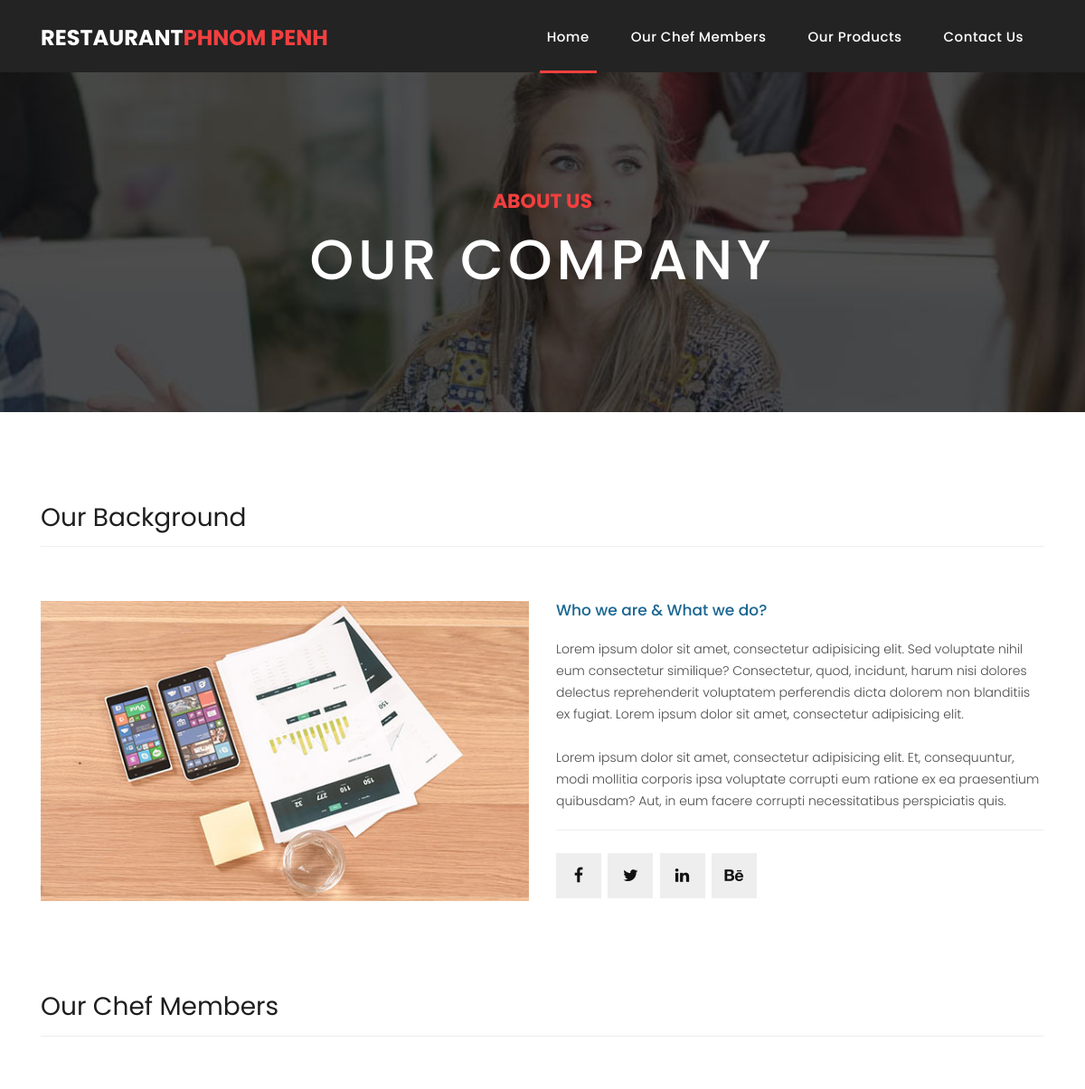
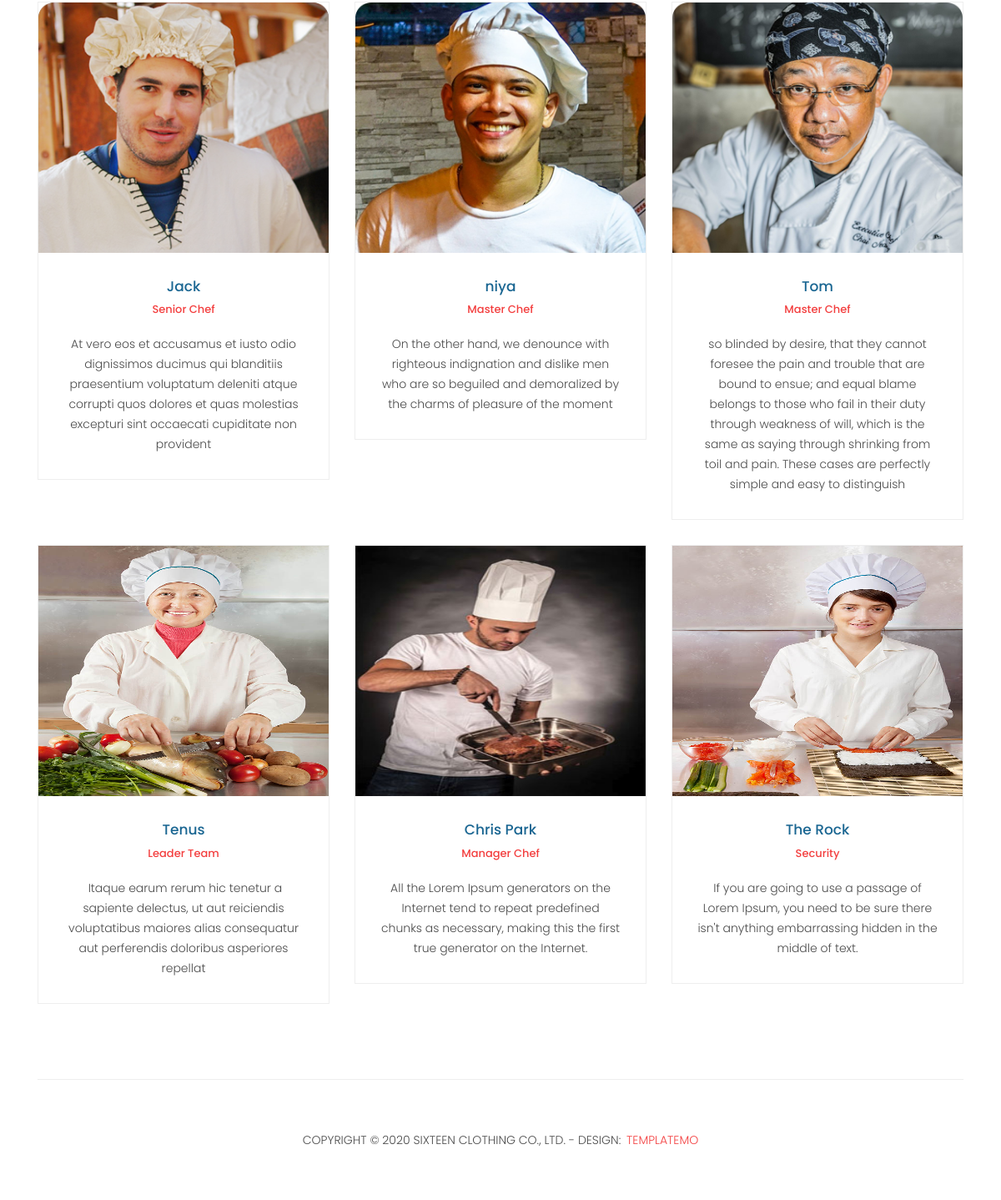
/frontend/about.php, run on the app's committed database (2 pictures, top to bottom).
### tables this page shows
CREATE TABLE `chef` (
  `chef_id` int(11) NOT NULL,
  `chef_name` varchar(200) NOT NULL,
  `chef_image` varchar(250) NOT NULL,
  `chef_position` varchar(200) NOT NULL,
  `chef_gmail` varchar(200) NOT NULL,
  `chef_detail` text NOT NULL
);

### frontend/about.php (the view, shortened to what this page needs)
<?php
  include '../backend/pages/conn.php';
?>
<!DOCTYPE html>
<html lang="en">
  <head>
    <link href="vendor/bootstrap/css/bootstrap.min.css" rel="stylesheet">
    <link rel="stylesheet" href="assets/css/fontawesome.css">
    <link rel="stylesheet" href="assets/css/templatemo-sixteen.css">
    <link rel="stylesheet" href="assets/css/owl.css">
  </head>
  <body>
<?php
  include 'menu.php';
?>
    <div class="page-heading about-heading header-text">
      <div class="container">
        <div class="row">
          <div class="col-md-12">
            <div class="text-content">
              <h4>about us</h4>
              <h2>our company</h2>
            </div>
          </div>
        </div>
      </div>
    </div>
    <div class="best-features about-features">
      <div class="container">
        <div class="row">
          <div class="col-md-12">
            <div class="section-heading">
              <h2>Our Background</h2>
            </div>
          </div>
          <div class="col-md-6">
            <div class="right-image">
              <img src="assets/images/feature-image.jpg" alt="">
            </div>
          </div>
          <div class="col-md-6">
            <div class="left-content">
              <h4>Who we are &amp; What we do?</h4>
              <p>Lorem ipsum dolor sit amet, consectetur adipisicing elit. Sed voluptate nihil eum consectetur similique? Consectetur, quod, incidunt, harum nisi dolores delectus reprehenderit voluptatem perferendis dicta dolorem non blanditiis ex fugiat. Lorem ipsum dolor sit amet, consectetur adipisicing elit.<br><br>Lorem ipsum dolor sit amet, consectetur adipisicing elit. Et, consequuntur, modi mollitia corporis ipsa voluptate corrupti eum ratione ex ea praesentium quibusdam? Aut, in eum facere corrupti necessitatibus perspiciatis quis.</p>
              <ul class="social-icons">
                <li><a href="#"><i class="fa fa-facebook"></i></a></li>
                <li><a href="#"><i class="fa fa-twitter"></i></a></li>
                <li><a href="#"><i class="fa fa-linkedin"></i></a></li>
                <li><a href="#"><i class="fa fa-behance"></i></a></li>
              </ul>
            </div>
          </div>
        </div>
      </div>
    </div>
    <div class="team-members">
      <div class="container">
        <div class="row">
          <div class="col-md-12">
            <div class="section-heading">
              <h2>Our Chef Members</h2>
            </div>
          </div>
          <?php
          $select_chef="SELECT*FROM chef";
          $result=$conn->query($select_chef);
          while ($row=$result->fetch_assoc()) {
          echo'
            <div class="col-md-4">
            <div class="team-member">
              <div class="thumb-container">
                <img src="../backend/pages/images/chefs/'.$row['chef_image'].'" width="300" height="300" alt="">
                <div class="hover-effect">
                  <div class="hover-content">
                    <ul class="social-icons">
                      <li><a href="#"><i class="fa fa-facebook"></i></a></li>
                      <li><a href="#"><i class="fa fa-twitter"></i></a></li>
                      <li><a href="#"><i class="fa fa-linkedin"></i></a></li>
                      <li><a href="#"><i class="fa fa-behance"></i></a></li>
                    </ul>
                  </div>
                </div>
              </div>
              <div class="down-content">
                <h4>'.$row['chef_name'].'</h4>
                <span>'.$row['chef_position'].'</span>
                <p>'.$row['chef_detail'].'</p>
              </div>
            </div>
          </div>
          ';
          }
         ?>
        </div>
      </div>
    </div>
    <footer>
      <div class="container">
        <div class="row">
          <div class="col-md-12">
            <div class="inner-content">
              <p>Copyright &copy; 2020 Sixteen Clothing Co., Ltd.
            - Design: <a rel="nofollow noopener" href="https://templatemo.com" target="_blank">TemplateMo</a></p>
            </div>
          </div>
        </div>
      </div>
    </footer>
  </body>
</html>

### frontend/menu.php (shortened to what this page needs)
<header class="">
  <nav class="navbar navbar-expand-lg">
    <div class="container">
      <a class="navbar-brand" href="index.php"><h2>Restaurant<em>Phnom Penh</em></h2></a>
      <div class="collapse navbar-collapse" id="navbarResponsive">
        <ul class="navbar-nav ml-auto">
          <li class="nav-item active">
            <a class="nav-link" href="index.php">Home
            </a>
          </li>
          <li class="nav-item">
            <a class="nav-link" href="about.php">Our Chef Members</a>
          </li>
          <li class="nav-item">
            <a class="nav-link" href="products.php">Our Products</a>
          </li>
          <li class="nav-item">
            <a class="nav-link" href="contact.php">Contact Us</a>
          </li>
        </ul>
      </div>
    </div>
  </nav>
</header>

### frontend/assets/css/templatemo-sixteen.css (style rules this page uses)
body { font-family: 'Poppins', sans-serif; overflow-x: hidden; text-rendering: optimizeLegibility; -webkit-font-smoothing: antialiased; -moz-osx-font-smoothing: grayscale; }
p { margin-bottom: 0px; font-size: 14px; font-weight: 300; color: #4a4a4a; line-height: 24px; }
a { text-decoration: none!important; }
ul { padding: 0; margin: 0; list-style: none; }
h1,h2,h3,h4,h5,h6 { margin: 0px; }
ul.social-icons li { display: inline-block; margin-right: 3px; }
ul.social-icons li:last-child { margin-right: 0px; }
ul.social-icons li a { width: 50px; height: 50px; display: inline-block; line-height: 50px; background-color: #eee; color: #121212; font-size: 18px; text-align: center; transition: all .3s; }
.section-heading { text-align: left; margin-bottom: 60px; border-bottom: 1px solid #eee; }
.section-heading h2 { font-size: 28px; font-weight: 400; color: #1e1e1e; margin-bottom: 15px; }
.about-heading { background-image: url(../images/about-heading.jpg); }
.page-heading { padding: 210px 0px 130px 0px; text-align: center; background-position: center center; background-repeat: no-repeat; background-size: cover; }
.page-heading .text-content h4 { color: #f33f3f; font-size: 22px; text-transform: uppercase; font-weight: 700; margin-bottom: 15px; }
.page-heading .text-content h2 { color: #fff; font-size: 62px; text-transform: uppercase; letter-spacing: 5px; }
header { position: absolute; z-index: 99999; width: 100%; height: 80px; background-color: #232323; -webkit-transition: all 0.3s ease-in-out 0s; -moz-transition: all 0.3s ease-in-out 0s; -o-transition: all 0.3s ease-in-out 0s; transition: all 0.3s ease-in-out 0s; }
header .navbar { padding: 17px 0px; }
.navbar .navbar-brand { float: left; margin-top: -12px; outline: none; }
.navbar .navbar-brand h2 { color: #fff; text-transform: uppercase; font-size: 24px; font-weight: 700; -webkit-transition: all .3s ease 0s; -moz-transition: all .3s ease 0s; -o-transition: all .3s ease 0s; transition: all .3s ease 0s; }
.navbar .navbar-brand h2 em { font-style: normal; color: #f33f3f; }
#navbarResponsive { z-index: 999; }
.navbar-collapse { text-align: center; }
.navbar .navbar-nav .nav-item { margin: 0px 15px; }
.navbar .navbar-nav a.nav-link { text-transform: capitalize; font-size: 15px; font-weight: 500; letter-spacing: 0.5px; color: #fff; transition: all 0.5s; margin-top: 5px; }
.navbar .navbar-nav .nav-link:hover, .navbar .navbar-nav .active>.nav-link, .navbar .navbar-nav .nav-link.active, .navbar .navbar-nav .nav-link.show, .navbar .navbar-nav .show>.nav-link { color: #fff; padding-bottom: 25px; border-bottom: 3px solid #f33f3f; }
.about-features { margin-top: 100px!important; }
.about-features p { border-bottom: 1px solid #eee; padding-bottom: 20px; }
.about-features .container .row { padding-bottom: 0px!important; border-bottom: none!important; }
.best-features { margin-top: 50px; }
.best-features .container .row { border-bottom: 1px solid #eee; padding-bottom: 60px; }
.best-features img { width: 100%; overflow: hidden; }
.best-features h4 { font-size: 17px; color: #1a6692; margin-bottom: 20px; }
.best-features p { margin-bottom: 25px; }
footer { text-align: center; }
footer .inner-content { border-top: 1px solid #eee; margin-top: 60px; padding: 60px 0px; }
footer .inner-content p { text-transform: uppercase; }
footer .inner-content p a { color: #f33f3f; margin-left: 3px; }
.team-members { margin-top: 100px; }
.team-member { border: 1px solid #eee; margin-bottom: 30px; }
.team-member img { width: 100%; overflow: hidden; }
.team-member .down-content { padding: 30px; text-align: center; }
.team-member .thumb-container { position: relative; }
.team-member .down-content h4 { font-size: 17px; color: #1a6692; margin-bottom: 8px; }
.team-member .down-content span { display: block; font-size: 13px; color: #f33f3f; font-weight: 500; margin-bottom: 20px; }

### data on the page
chef: chef_image (picture), chef_name "Jack", chef_position "Senior Chef", chef_detail "At vero eos et accusamus et iusto odio dignissimos ducimus qui blanditiis praesentium voluptatum deleniti atque corrupti quos dolores et quas molestias excepturi sint occaecati cupiditate non provident"
chef: chef_image (picture), chef_name "niya", chef_position "Master Chef", chef_detail "On the other hand, we denounce with righteous indignation and dislike men who are so beguiled and demoralized by the charms of pleasure of the moment"
chef: chef_image (picture), chef_name "Tom", chef_position "Master Chef", chef_detail "so blinded by desire, that they cannot foresee the pain and trouble that are bound to ensue; and equal blame belongs to those who fail in their duty through weakness of will, which is the same as saying through shrinking from toil and pain. These cases are perfectly simple and easy to distinguish"
chef: chef_image (picture), chef_name "Tenus", chef_position "Leader Team", chef_detail "Itaque earum rerum hic tenetur a sapiente delectus, ut aut reiciendis voluptatibus maiores alias consequatur aut perferendis doloribus asperiores repellat"
chef: chef_image (picture), chef_name "Chris Park", chef_position "Manager Chef", chef_detail "All the Lorem Ipsum generators on the Internet tend to repeat predefined chunks as necessary, making this the first true generator on the Internet."
chef: chef_image (picture), chef_name "The Rock", chef_position "Security", chef_detail "If you are going to use a passage of Lorem Ipsum, you need to be sure there isn't anything embarrassing hidden in the middle of text."
